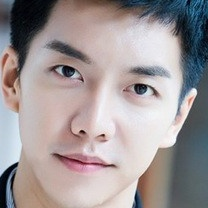
#> input picture data/without_mask/0_Leeseunggi6-15667470.jpg, 208 x 208 px; its folder holds only this picture in this run
$ jupyter execute --allow-errors AI_neural_network.ipynb
#> lines starting #> are read from the running program, lines starting #| are printed output that depends on the picture
#> further down, img_arr is the input picture: shape (208, 208, 3); mean B, G, R 151.4, 150.6, 159.2
#> `gray = cv2.cvtColor(img_arr, cv2.COLOR_BGR2GRAY)`:
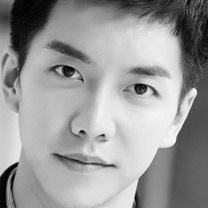
#> gray: shape (208, 208); min 1, max 254, mean 153.3
#> `gray = cv2.resize(gray, (IMG_SIZE, IMG_SIZE))`:
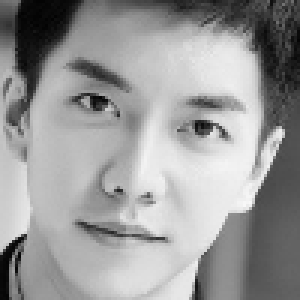
#> gray: shape (100, 100) (shown 3 times larger); min 3, max 248, mean 153.2
[cell 1]
import numpy as np
import cv2
import os
import random
import matplotlib.pyplot as plt
import pickle

[cell 2]
DIRECTORY = 'data'
CATEGORIES = ['without_mask', 'with_mask'] # 0 : without_mask, 1 : with_mask

[cell 3]
os.listdir(DIRECTORY)

[cell 4]
IMG_SIZE = 100

data = []

#> (the rest of this cell did not finish here and is left out)

[cell 5]
print('Size tập dữ liệu:', len(data))
#| Size tập dữ liệu: 1

[cell 6]
random.shuffle(data)

[cell 7]
X = []
y = []

for features, labels in data:
  X.append(features)
  y.append(labels)
#> this loop made 1 pass
#> labels on pass 1: 0
#> after the loop, X = 1 item; y = [0]

X = np.array(X)
y = np.array(y)
